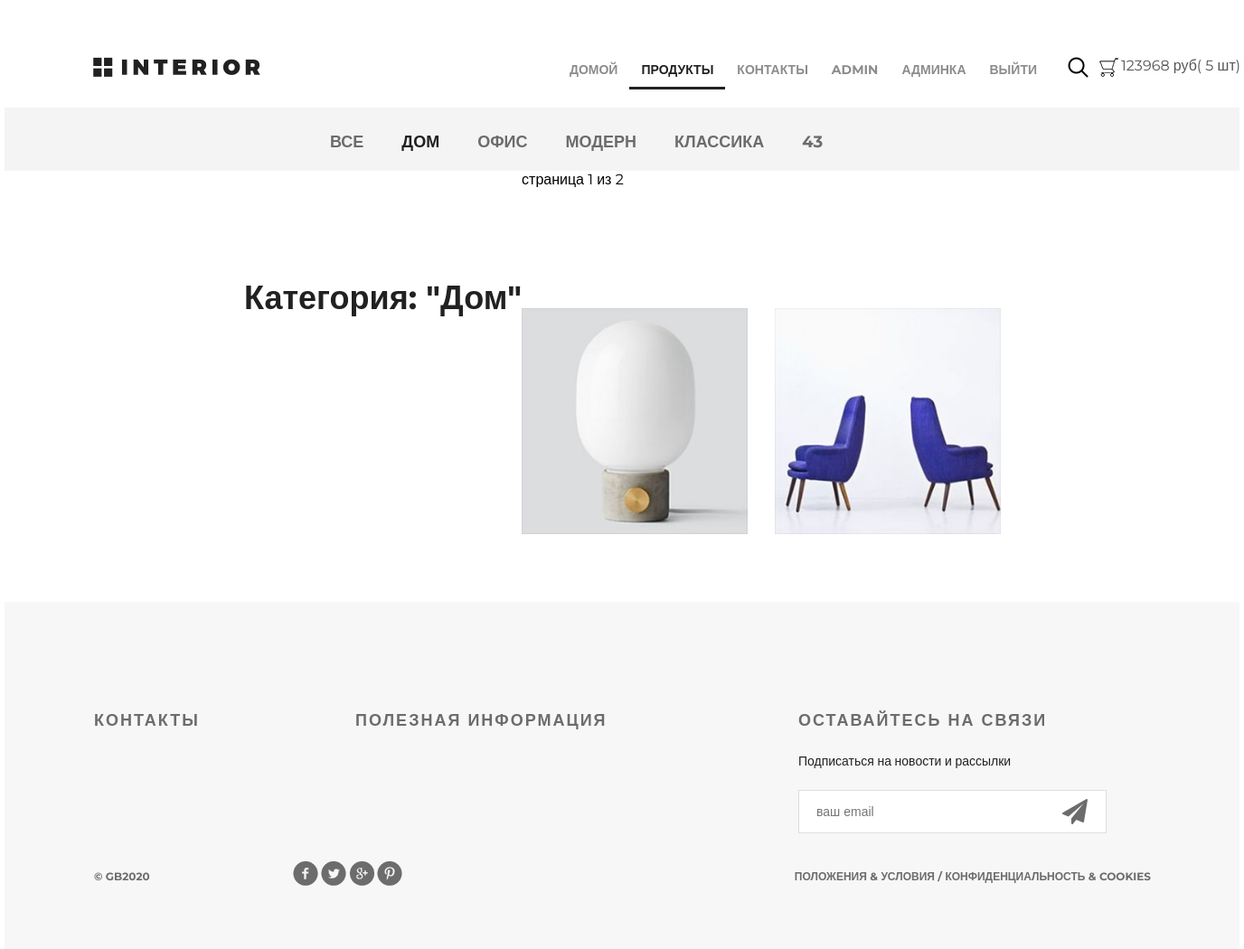
The app's page /products/category/1/ (signed in), older data.
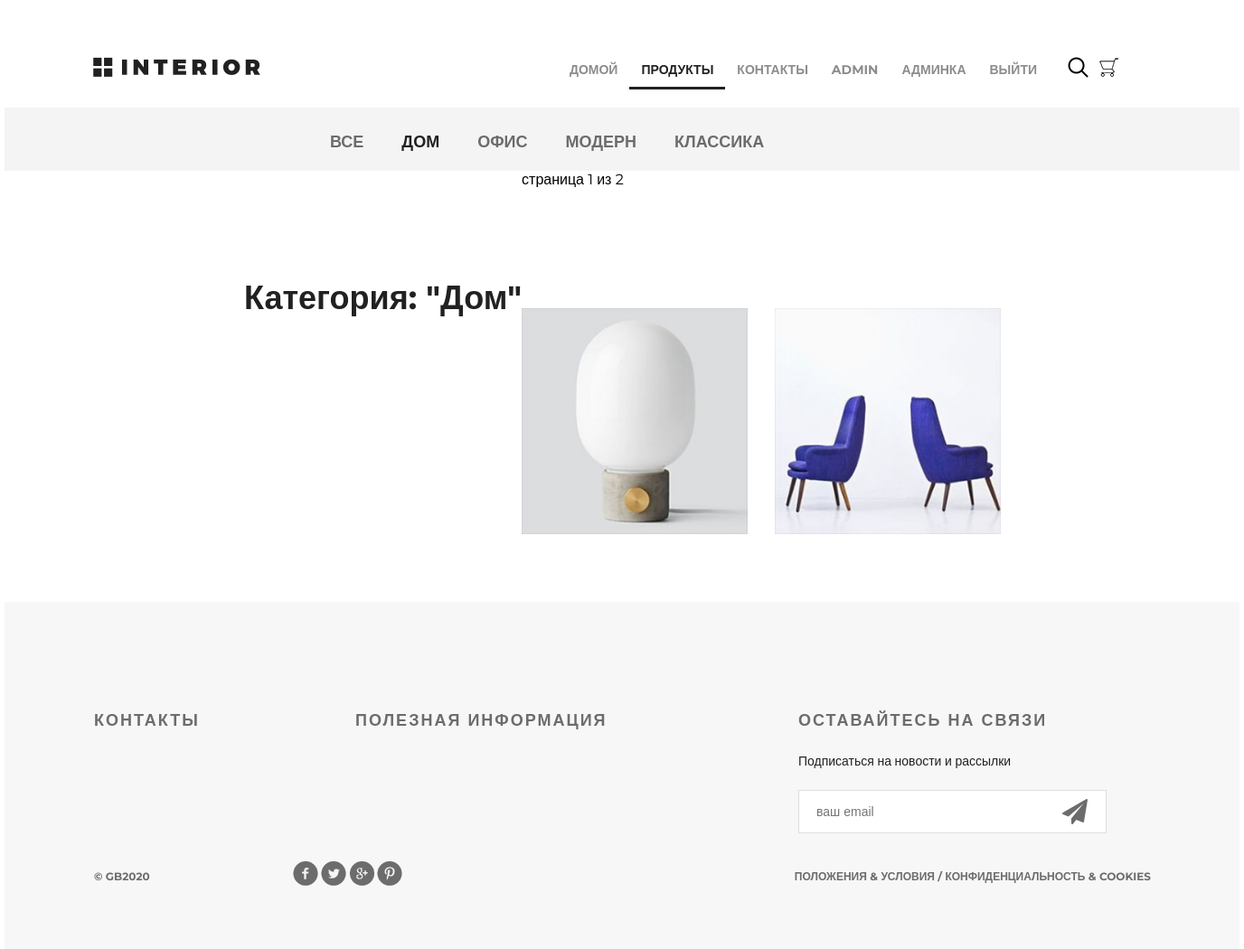
The same page, newer data.
### basketapp/models.py (models this page shows)
class Basket(models.Model):
    user = models.ForeignKey(settings.AUTH_USER_MODEL,
                             on_delete=models.CASCADE, related_name="basket")
    product = models.ForeignKey(Product, on_delete=models.CASCADE)
    quantity = models.PositiveIntegerField(
        verbose_name="количество", default=0)
    add_datetime = models.DateTimeField(
        verbose_name="время добавления", auto_now_add=True)
    total_price = models.PositiveIntegerField(
        verbose_name="общая цена", default=0, blank=True)
    @property
    def product_cost(self):
        return self.product.price * self.product.quantity
    @property
    def total_quantity(self):
        _items = Basket.objects.filter(user=self.user)
        _totalquantity = sum(list(map(lambda x: x.quantity, _items)))
        return _totalquantity
    @property
    def total_cost(self):
        _items = Basket.objects.filter(user=self.user)
        _totalcost = sum(list(map(lambda x: x.product_cost, _items)))
        return _totalcost

### authapp/models.py (models this page shows)
class ShopUser(AbstractUser):
    avatar = models.ImageField(upload_to="users_avatars", blank=True)
    age = models.PositiveIntegerField(verbose_name="возраст")

### mainapp/models.py (models this page shows, shortened)
class Product(models.Model):
    category = models.ForeignKey(ProductCategory, on_delete=models.CASCADE)
    name = models.CharField(verbose_name="имя продукта", max_length=128)
    image = models.ImageField(upload_to="products_images", blank=True)
    short_desc = models.CharField(
        verbose_name="краткое описание продукта", max_length=60, blank=True)
    description = models.TextField(
        verbose_name="описание продукта", blank=True)
    price = models.DecimalField(
        verbose_name="цена продукта", max_digits=8, decimal_places=2, default=0)
    quantity = models.PositiveIntegerField(
        verbose_name="количество на складе", default=0)
    is_active = models.BooleanField(
        verbose_name="продукт активен", default=True)

class ProductCategory(models.Model):
    name = models.CharField(verbose_name="имя", max_length=64, unique=True)
    description = models.TextField(verbose_name="описание", blank=True)
    is_active = models.BooleanField(
        verbose_name="категория активна", default=True)

### mainapp/views.py (the view, shortened to what this page needs)
# urls.py: path('products/', include('mainapp.urls', namespace='products')),
def products(request, pk=None, page=1):
    title = "продукты"
    links_menu = ProductCategory.objects.all()
    basket = get_basket(request.user)
    if pk is not None:
        if pk == 0:
            category = {"pk": 0, "name": "все"}
            products = Product.objects.filter(
                is_active=True, category__is_active=True).order_by("price")
        else:
            category = get_object_or_404(ProductCategory, pk=pk)
            products = Product.objects.filter(
                category__pk=pk, is_active=True, category__is_active=True).order_by("price")
        paginator = Paginator(products, 2)
        try:
            products_paginator = paginator.page(page)
        except PageNotAnInteger:
            products_paginator = paginator.page(1)
        except EmptyPage:
            products_paginator = paginator.page(paginator.num_pages)
        content = {"title": title, "links_menu": links_menu, "category": category,
                   "products": products_paginator, "media_url": settings.MEDIA_URL, "basket": basket, }
        return render(request, "mainapp/products_list.html", content)

### mainapp/views.py (called while the page is built)
def get_basket(user):
    if user.is_authenticated:
        return Basket.objects.filter(user=user)
    else:
        return[]

### mainapp/templates/mainapp/products_list.html (shortened to what this page needs)
{% extends "mainapp/products.html" %} {% load staticfiles %} {% block content %}
<div class="details">
    <div class="links clearfix">
        {% include "mainapp/includes/inc_categories_menu.html" %}
    </div>
    <div class="products_list">
        <div class="title clearfix">
            <h2>Категория: "{{ category.name|title }}"</h2>
            <div class="paginator">
                <span class="current">
                    страница {{ products.number }} из {{ products.paginator.num_pages }}
                </span> {% if products.has_next %}
                <a href="{% url 'products:page' category.pk products.next_page_number %}"><i
                        class="fas fa-chevron-circle-right"></i></a> {% endif %}
            </div>
        </div>
        <div class="category-products clearfix">
            {% for product in products %}
            <div class="block">
                {% if user.is_authenticated %}
                <a href="{% url 'products:product' product.pk %}">
                    {% else %}
                    <a href="{% url 'auth:login' %}">
                        {% endif %}
                        <img src="{{ media_url }}{{ product.image }}" class ="category-products_img" alt="{{ product.short_desc }}">
                    </a>
            </div>
            {% endfor %}
        </div>
    </div>
</div>
<div class="clr"></div>
{% endblock %}

### mainapp/templates/mainapp/includes/inc_menu.html
<ul class="menu">
    <li>
        <a href="{% url 'main' %}" class="{% if request.resolver_match.url_name == 'main' %}active{% endif %}">
            домой</a>
    </li>
    <li>
        <a href="{% url 'products:index' %}" class="{% if request.resolver_match.namespace == 'products' %}active{% endif %}">продукты</a>
    </li>
    <li>
        <a href="{% url 'contact' %}" class="{% if request.resolver_match.url_name == 'contact' %}active{% endif %}">контакты</a>
    </li>
    {% if user.is_authenticated %}
    <li>
        <a href="{% url 'auth:edit' %}">
            {{ user.first_name|default:'Пользователь' }}
        </a>
    </li>
    {% endif %} {% if user.is_superuser%}
    <li>
        <a href="{% url 'admin:users' %}">админка</a>
    </li>
    {% endif %}
    <li>
        {% if user.is_authenticated %}
        <a href="{% url 'auth:logout' %}">выйти</a> {% else %}
        <a href="{% url 'auth:login' %}">войти</a> {% endif %}
    </li>
</ul>
<a href="#" class="search"></a>
<a href="{% url 'basket:view' %}" class="basket">
    <span>
        {% if basket %}
        {{ basket.0.total_cost|floatformat:0 }} руб( {{ basket.0.total_quantity }} шт)
        {% endif %}
    </span>
</a>

### mainapp/templates/mainapp/includes/inc_categories_menu.html
<ul class="links-menu">
    <li>
        <a href="{% url 'products:category' pk=0 %}"
            class="{% if request.resolver_match.kwargs.pk == 0%}active{% endif %}">
            все
        </a>
    </li>
    {% for link in links_menu %}
    <li>
        <a href="{% url 'products:category' link.pk %}"
        class="{% if request.resolver_match.kwargs.pk|add:'0' == link.pk %}active{% endif %}">
            {{link.name}}
        </a>
    </li>
    {% endfor %}
</ul>

Row changes from the older to the newer data that the page shows:
removed Basket: user+product "123968", user+quantity "5"
removed ProductCategory: name "43"
Text that changed along with them:
text no longer shown: "руб( шт)"
